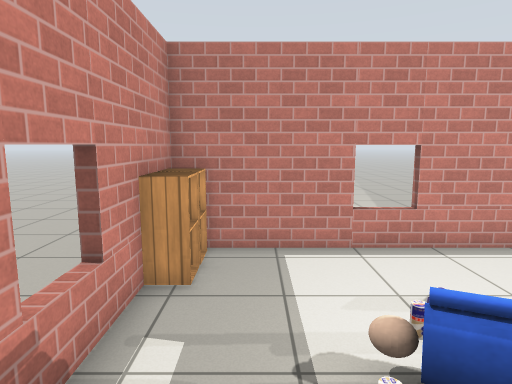
view 1 (above)

16 first-person views from a walk through a Gazebo world. The camera is 1.3 m above the floor, tilts 8° down and sees 75° across. The lines on the ground mark 1 m squares. The floor is counted in squares, 0.5 m on a side. Each view is taken from the middle of a square. On the plan, view 1 faces up. The plan holds only what a view shows up to about 20 squares ahead; the rest is blank. The robots in the file are not drawn. Simple patterns stand in for the simulator's built-in surfaces. Simple shapes stand in for some stock models.

view 2
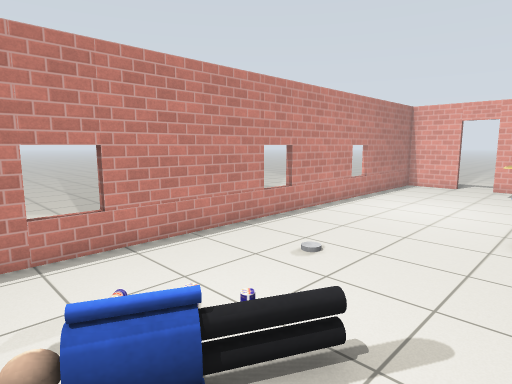

view 3
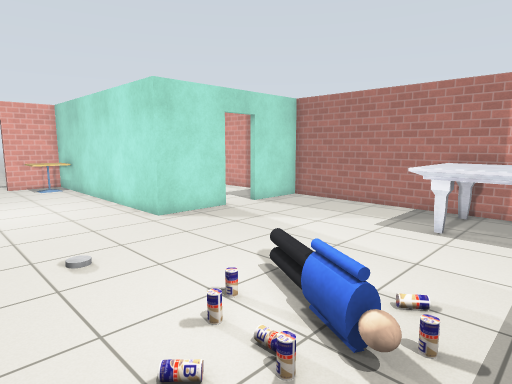

view 4
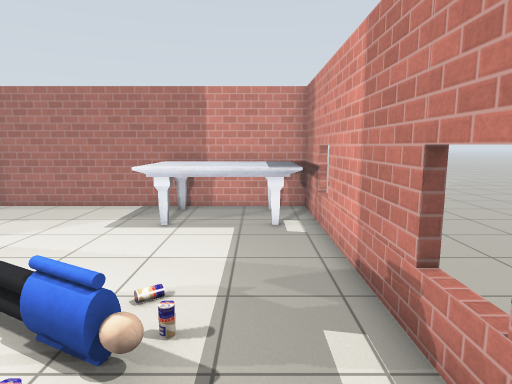

view 5
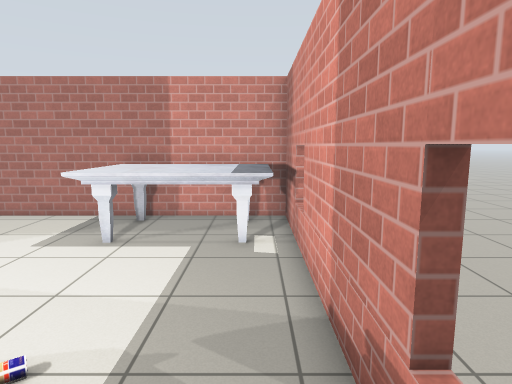

view 6
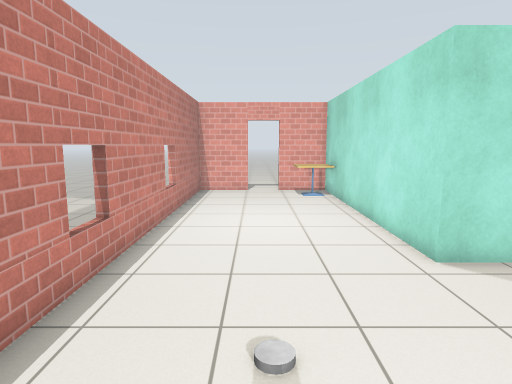

view 7
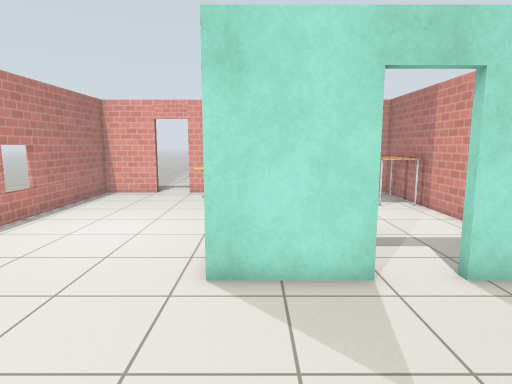

view 8
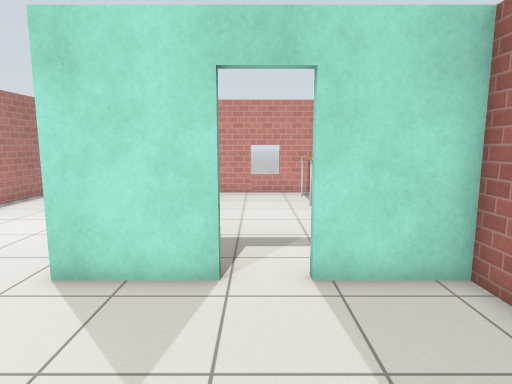

view 9
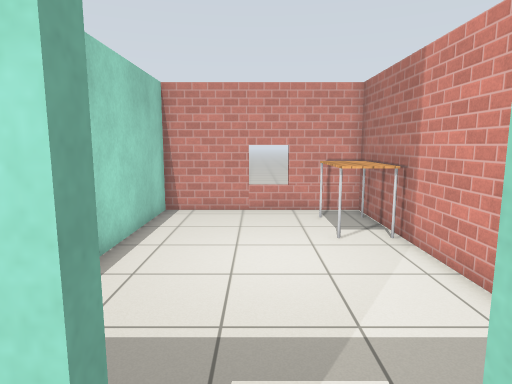

view 10
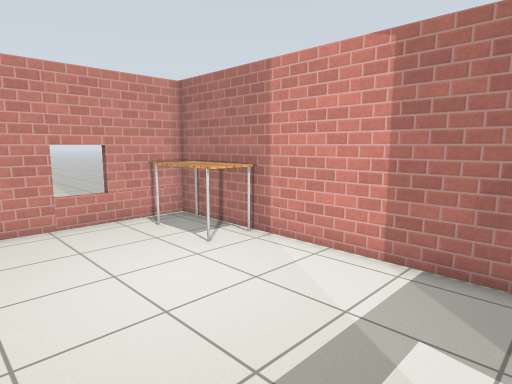

view 11
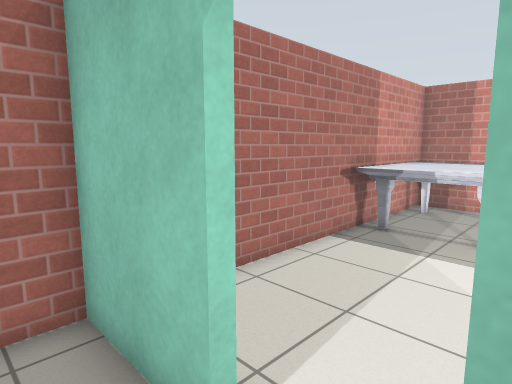

view 12
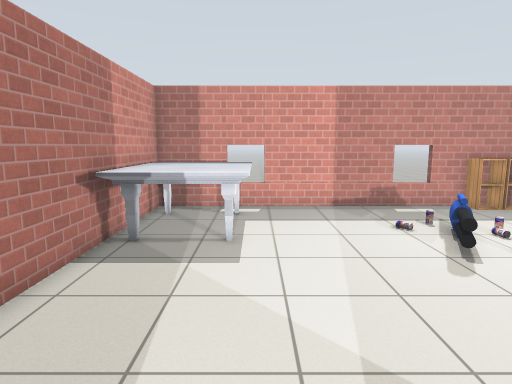

view 13
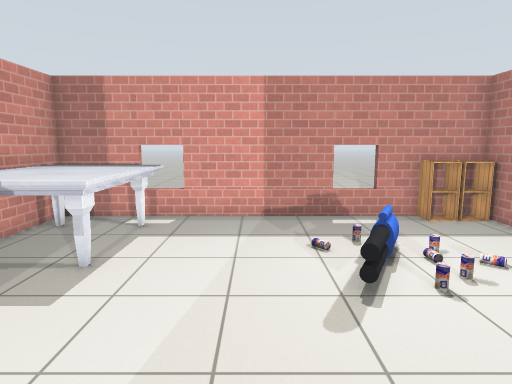

view 14
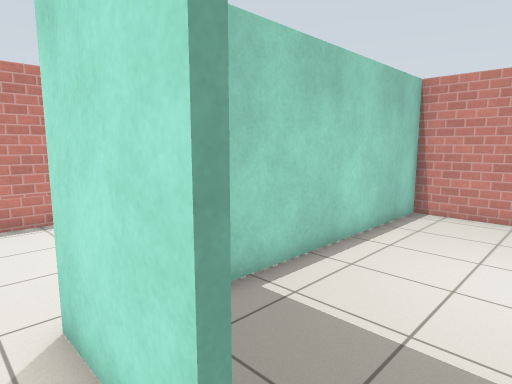

view 15
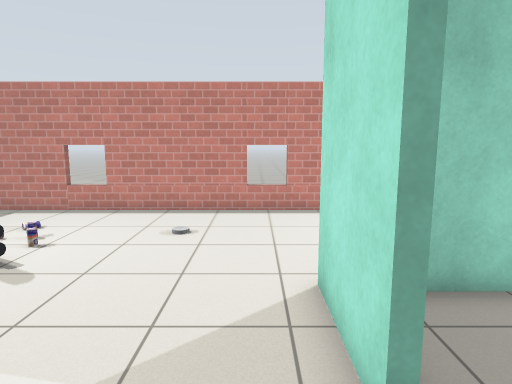

view 16
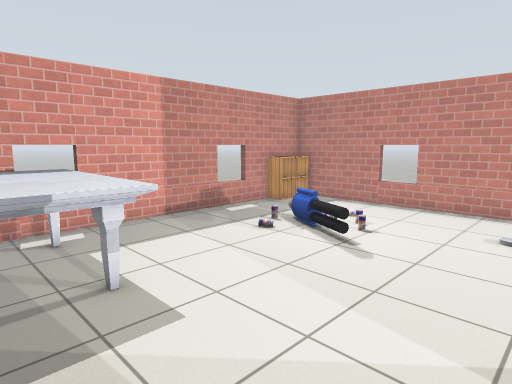

### Floor plan
Ten units are one square. View 1 is at (0, 0); x grows to the right and y downward. Boxes are objects, and circles mark ways between rooms. Rooms are numbered by the first view taken in them; rooms with no view inside come last. Other rooms are left out.
<svg viewBox="-30 -90 270 167">
<path fill="none" stroke="#000" d="M112 24 112 -10 233 -10 233 -37M-21 -55 -21 72 112 72 112 40M-21 -75 -21 -65M233 -54 233 -82 -15 -82M115 40 115 72 233 72 233 -7 130 -7"/>
<rect x="-25" y="-65" width="20" height="10" fill="#bbb"><title>cabinet</title></rect>
<rect x="-25" y="-85" width="20" height="20" fill="#bbb"><title>cabinet</title></rect>
<rect x="-15" y="25" width="60" height="40" fill="#bbb"><title>marble table</title></rect>
<rect x="5" y="-35" width="10" height="10" fill="#bbb"><title>drink can</title></rect>
<rect x="15" y="-25" width="10" height="10" fill="#bbb"><title>drink can</title></rect>
<rect x="15" y="-35" width="30" height="20" fill="#bbb"><title>person</title></rect>
<rect x="15" y="-45" width="10" height="10" fill="#bbb"><title>drink can</title></rect>
<rect x="25" y="-45" width="10" height="10" fill="#bbb"><title>drink can</title></rect>
<rect x="25" y="-55" width="10" height="10" fill="#bbb"><title>drink can</title></rect>
<rect x="35" y="-35" width="10" height="10" fill="#bbb"><title>drink can</title></rect>
<rect x="35" y="-45" width="10" height="10" fill="#bbb"><title>drink can</title></rect>
<rect x="205" y="-35" width="20" height="20" fill="#bbb"><title>cafe table</title></rect>
<rect x="185" y="55" width="40" height="10" fill="#bbb"><title>table</title></rect>
<circle cx="110" cy="35" r="3" fill="#2a7"/>
<text x="80" y="-20">1</text>
<text x="170" y="30">2</text>
</svg>
Room 1 opens to room 2.

Where each view was taken, in squares from view 1:
view 1: 0 up, 0 right, facing up
view 2: 0 up, 1 right, facing up-right
view 3: 7 up, 0 right, facing down-right
view 4: 7 up, 0 right, facing down
view 5: 5 up, 1 left, facing down
view 6: 5 up, 4 right, facing right
view 7: 0 up, 5 right, facing right
view 8: 3 down, 5 right, facing right
view 9: 3 down, 10 right, facing right
view 10: 0 up, 12 right, facing down-right
view 11: 2 down, 13 right, facing down-left
view 12: 3 down, 12 right, facing left
view 13: 0 up, 10 right, facing left
view 14: 4 down, 10 right, facing up-right
view 15: 5 down, 10 right, facing up
view 16: 6 down, 9 right, facing up-left
